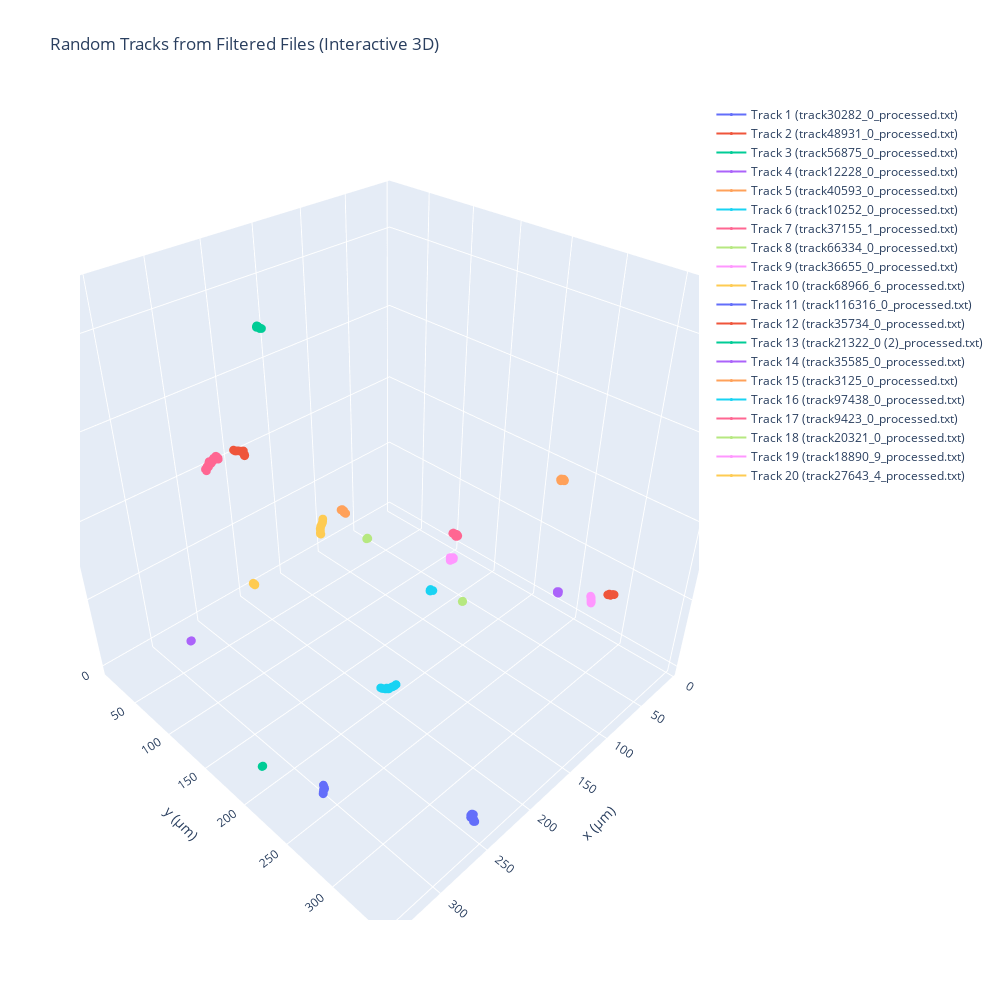

Notebook source saved alongside this figure:
### Code cell
import plotly.graph_objects as go
import random
import pandas as pd
import numpy as np
import os

def plot_random_tracks_3d_from_criteria(files_list, num_files):
    # Randomly select files from the filtered list
    selected_files = random.sample(files_list, min(num_files, len(files_list)))  # Ensure it doesn’t exceed available files
    # Initialize the figure for 3D plotting
    fig = go.Figure()

    for idx, file_path in enumerate(selected_files):
        # Load data from each selected file
        data = pd.read_csv(file_path, delim_whitespace=True, header=None,
                           names=['time', 'x', 'y', 'z', 'x_smooth', 'y_smooth', 'z_smooth'])
        # Extract x_smooth, y_smooth, and z_smooth columns
        x_smooth = data['x_smooth'].values
        y_smooth = data['y_smooth'].values
        z_smooth = data['z_smooth'].values

        # Add trace for the current track
        fig.add_trace(go.Scatter3d(
            x=x_smooth,
            y=y_smooth,
            z=z_smooth,
            mode='lines+markers',
            name=f'Track {idx + 1} ({os.path.basename(file_path)})',
            line=dict(width=2),
            marker=dict(size=3)
        ))

    # Update layout for 3D plot
    fig.update_layout(width=1000, height=1000,
        scene=dict(xaxis_title='x (µm)', yaxis_title='y (µm)', zaxis_title='z (µm)',
            aspectmode='cube'
        ),
        title='Random Tracks from Filtered Files (Interactive 3D)',
        showlegend=True
    )

    # Show the plot
    fig.show()

# Example usage
# Get the list of files that meet both criteria from the earlier function
root_dir = 'FINALDATA/WT_planktonic_final/'
displacement_threshold = 20  # Set your desired displacement threshold
filtered_files_info = low_displacement_and_high_events(root_dir, displacement_threshold)

# Extract just the file paths from the filtered list
filtered_files = [file_path for file_path, _, _ in filtered_files_info]

# Plot random 3D tracks from these filtered files
plot_random_tracks_3d_from_criteria(filtered_files, num_files=20)

### Figure 1 — Plotly figure (JSON) as saved in the notebook; plotly's stock layout.template omitted (floating-point values rounded to 4 significant figures; data arrays with more than 128 entries replaced by an {"elided": "..."} marker saying what was removed)
{"data": [{"line": {"width": 2}, "marker": {"size": 3}, "mode": "lines+markers", "name": "Track 1 (track30282_0_processed.txt)", "type": "scatter3d", "x": {"elided": "324 float values"}, "y": {"elided": "324 float values"}, "z": {"elided": "324 float values"}}, {"line": {"width": 2}, "marker": {"size": 3}, "mode": "lines+markers", "name": "Track 2 (track48931_0_processed.txt)", "type": "scatter3d", "x": {"elided": "176 float values"}, "y": {"elided": "176 float values"}, "z": {"elided": "176 float values"}}, {"line": {"width": 2}, "marker": {"size": 3}, "mode": "lines+markers", "name": "Track 3 (track56875_0_processed.txt)", "type": "scatter3d", "x": {"elided": "177 float values"}, "y": {"elided": "177 float values"}, "z": {"elided": "177 int values"}}, {"line": {"width": 2}, "marker": {"size": 3}, "mode": "lines+markers", "name": "Track 4 (track12228_0_processed.txt)", "type": "scatter3d", "x": {"elided": "151 float values"}, "y": {"elided": "151 float values"}, "z": {"elided": "151 float values"}}, {"line": {"width": 2}, "marker": {"size": 3}, "mode": "lines+markers", "name": "Track 5 (track40593_0_processed.txt)", "type": "scatter3d", "x": {"elided": "458 float values"}, "y": {"elided": "458 float values"}, "z": {"elided": "458 float values"}}, {"line": {"width": 2}, "marker": {"size": 3}, "mode": "lines+markers", "name": "Track 6 (track10252_0_processed.txt)", "type": "scatter3d", "x": {"elided": "225 float values"}, "y": {"elided": "225 float values"}, "z": {"elided": "225 float values"}}, {"line": {"width": 2}, "marker": {"size": 3}, "mode": "lines+markers", "name": "Track 7 (track37155_1_processed.txt)", "type": "scatter3d", "x": {"elided": "166 float values"}, "y": {"elided": "166 float values"}, "z": {"elided": "166 float values"}}, {"line": {"width": 2}, "marker": {"size": 3}, "mode": "lines+markers", "name": "Track 8 (track66334_0_processed.txt)", "type": "scatter3d", "x": {"elided": "190 float values"}, "y": {"elided": "190 float values"}, "z": {"elided": "190 float values"}}, {"line": {"width": 2}, "marker": {"size": 3}, "mode": "lines+markers", "name": "Track 9 (track36655_0_processed.txt)", "type": "scatter3d", "x": {"elided": "208 float values"}, "y": {"elided": "208 float values"}, "z": {"elided": "208 float values"}}, {"line": {"width": 2}, "marker": {"size": 3}, "mode": "lines+markers", "name": "Track 10 (track68966_6_processed.txt)", "type": "scatter3d", "x": {"elided": "223 float values"}, "y": {"elided": "223 float values"}, "z": {"elided": "223 float values"}}, {"line": {"width": 2}, "marker": {"size": 3}, "mode": "lines+markers", "name": "Track 11 (track116316_0_processed.txt)", "type": "scatter3d", "x": {"elided": "217 float values"}, "y": {"elided": "217 float values"}, "z": {"elided": "217 float values"}}, {"line": {"width": 2}, "marker": {"size": 3}, "mode": "lines+markers", "name": "Track 12 (track35734_0_processed.txt)", "type": "scatter3d", "x": {"elided": "174 float values"}, "y": {"elided": "174 float values"}, "z": {"elided": "174 float values"}}, {"line": {"width": 2}, "marker": {"size": 3}, "mode": "lines+markers", "name": "Track 13 (track21322_0 (2)_processed.txt)", "type": "scatter3d", "x": {"elided": "251 float values"}, "y": {"elided": "251 float values"}, "z": {"elided": "251 float values"}}, {"line": {"width": 2}, "marker": {"size": 3}, "mode": "lines+markers", "name": "Track 14 (track35585_0_processed.txt)", "type": "scatter3d", "x": {"elided": "165 float values"}, "y": {"elided": "165 float values"}, "z": {"elided": "165 float values"}}, {"line": {"width": 2}, "marker": {"size": 3}, "mode": "lines+markers", "name": "Track 15 (track3125_0_processed.txt)", "type": "scatter3d", "x": {"elided": "1088 float values"}, "y": {"elided": "1088 float values"}, "z": {"elided": "1088 float values"}}, {"line": {"width": 2}, "marker": {"size": 3}, "mode": "lines+markers", "name": "Track 16 (track97438_0_processed.txt)", "type": "scatter3d", "x": {"elided": "200 float values"}, "y": {"elided": "200 float values"}, "z": {"elided": "200 float values"}}, {"line": {"width": 2}, "marker": {"size": 3}, "mode": "lines+markers", "name": "Track 17 (track9423_0_processed.txt)", "type": "scatter3d", "x": {"elided": "586 float values"}, "y": {"elided": "586 float values"}, "z": {"elided": "586 float values"}}, {"line": {"width": 2}, "marker": {"size": 3}, "mode": "lines+markers", "name": "Track 18 (track20321_0_processed.txt)", "type": "scatter3d", "x": {"elided": "182 float values"}, "y": {"elided": "182 float values"}, "z": {"elided": "182 float values"}}, {"line": {"width": 2}, "marker": {"size": 3}, "mode": "lines+markers", "name": "Track 19 (track18890_9_processed.txt)", "type": "scatter3d", "x": [29.0, 28.72, 28.44, 28.17, 27.93, 27.71, 27.5, 27.33, 27.18, 27.06, 26.97, 26.91, 26.86, 26.83, 26.81, 26.8, 26.81, 26.82, 26.84, 26.86, 26.9, 26.93, 26.97, 27.02, 27.07, 27.13, 27.19, 27.25, 27.32, 27.39, 27.45, 27.52, 27.59, 27.65, 27.72, 27.77, 27.83, 27.87, 27.9, 27.92, 27.93, 27.93, 27.93, 27.92, 27.91, 27.91, 27.9, 27.9, 27.89, 27.88, 27.87, 27.85, 27.83, 27.82, 27.82, 27.85, 27.91, 28.0, 28.12, 28.28, 28.48, 28.71, 28.97, 29.25, 29.54, 29.83, 30.07, 30.31, 30.46, 30.55, 30.54, 30.45, 30.28, 30.04, 29.75, 29.42, 29.08, 28.74, 28.42, 28.13, 27.89, 27.69, 27.55, 27.46, 27.43, 27.45, 27.52, 27.63, 27.78, 27.96, 28.16, 28.38, 28.6, 28.82, 29.03, 29.23, 29.38, 29.5, 29.58, 29.64, 29.68, 29.71, 29.73, 29.76, 29.79, 29.82, 29.86, 29.9, 29.93, 29.95, 29.97, 29.98, 30.01, 30.04, 30.08, 30.13, 30.19, 30.26, 30.33, 30.41, 30.51, 30.63, 30.79, 30.98, 31.19, 31.41, 31.64, 31.88], "y": [121.7, 121.6, 121.6, 121.5, 121.4, 121.3, 121.3, 121.2, 121.2, 121.1, 121.1, 121.1, 121.1, 121.1, 121.2, 121.2, 121.2, 121.3, 121.3, 121.4, 121.5, 121.5, 121.6, 121.6, 121.6, 121.7, 121.7, 121.8, 121.8, 121.9, 121.9, 121.9, 122.0, 122.1, 122.1, 122.2, 122.2, 122.3, 122.3, 122.3, 122.3, 122.2, 122.2, 122.2, 122.1, 122.1, 122.0, 122.0, 121.9, 121.9, 121.8, 121.8, 121.7, 121.7, 121.6, 121.6, 121.5, 121.5, 121.4, 121.3, 121.2, 121.1, 121.0, 120.9, 120.9, 120.8, 120.8, 120.7, 120.7, 120.7, 120.7, 120.8, 120.9, 120.9, 121.0, 121.1, 121.2, 121.3, 121.4, 121.5, 121.6, 121.7, 121.7, 121.8, 121.8, 121.8, 121.8, 121.8, 121.7, 121.7, 121.7, 121.6, 121.5, 121.5, 121.4, 121.3, 121.2, 121.1, 121.0, 120.8, 120.7, 120.5, 120.4, 120.3, 120.1, 120.0, 119.9, 119.9, 119.8, 119.8, 119.8, 119.8, 119.9, 120.0, 120.1, 120.2, 120.3, 120.4, 120.5, 120.6, 120.7, 120.9, 121.0, 121.1, 121.3, 121.4, 121.5, 121.6], "z": [7.106, 7.285, 7.463, 7.639, 7.809, 7.962, 8.115, 8.241, 8.342, 8.418, 8.467, 8.489, 8.486, 8.458, 8.41, 8.348, 8.278, 8.207, 8.137, 8.073, 8.015, 7.964, 7.919, 7.881, 7.849, 7.824, 7.805, 7.792, 7.784, 7.779, 7.776, 7.771, 7.762, 7.749, 7.733, 7.717, 7.704, 7.697, 7.698, 7.707, 7.723, 7.748, 7.778, 7.811, 7.847, 7.883, 7.919, 7.954, 7.987, 8.021, 8.054, 8.089, 8.125, 8.161, 8.197, 8.234, 8.27, 8.305, 8.338, 8.367, 8.393, 8.415, 8.434, 8.45, 8.464, 8.472, 8.472, 8.471, 8.463, 8.454, 8.451, 8.455, 8.465, 8.479, 8.49, 8.494, 8.489, 8.477, 8.458, 8.433, 8.403, 8.369, 8.333, 8.295, 8.26, 8.228, 8.201, 8.18, 8.168, 8.163, 8.167, 8.181, 8.211, 8.261, 8.336, 8.437, 8.562, 8.707, 8.864, 9.024, 9.181, 9.33, 9.468, 9.592, 9.701, 9.792, 9.864, 9.908, 9.922, 9.904, 9.853, 9.773, 9.671, 9.551, 9.421, 9.287, 9.155, 9.027, 8.905, 8.783, 8.663, 8.542, 8.424, 8.308, 8.195, 8.084, 7.973, 7.862]}, {"line": {"width": 2}, "marker": {"size": 3}, "mode": "lines+markers", "name": "Track 20 (track27643_4_processed.txt)", "type": "scatter3d", "x": {"elided": "184 float values"}, "y": {"elided": "184 float values"}, "z": {"elided": "184 float values"}}], "layout": {"height": 1000, "scene": {"aspectmode": "cube", "xaxis": {"title": {"text": "x (µm)"}}, "yaxis": {"title": {"text": "y (µm)"}}, "zaxis": {"title": {"text": "z (µm)"}}}, "showlegend": true, "title": {"text": "Random Tracks from Filtered Files (Interactive 3D)"}, "width": 1000}}
